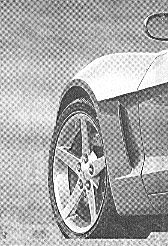
#> input picture IPI/Q3/moire.tif, 168 x 246 px, found by its file name
$ python main.py
#> lines starting #> are read from the running program, lines starting #| are printed output that depends on the picture
import cv2
import numpy as np

#Input e Parametros

image = cv2.imread("moire.tif", cv2.IMREAD_GRAYSCALE)
#> image is the input picture: shape (246, 168); min 0, max 255, mean 169.7

width = image.shape[0]
#> width = 246
height = image.shape[1]
#> height = 168

fourier_transformed = cv2.dft(np.float32(image))
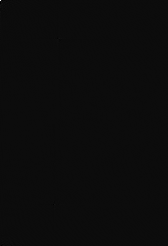
#> fourier_transformed: shape (246, 168) float32; min -347988.9, max 7012254, mean 179.4; drawn with min black and max white
fourier_transformed_shifted = np.fft.fftshift(fourier_transformed)


output = fourier_transformed_shifted

cv2.namedWindow("Imagem", cv2.WINDOW_NORMAL)
cv2.resizeWindow("Imagem", height, width)
cv2.imshow("Imagem", output)
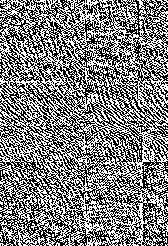
#> window 'Imagem': shape (246, 168); min 0, max 255, mean 127.8
cv2.waitKey(0)
cv2.destroyAllWindows()
